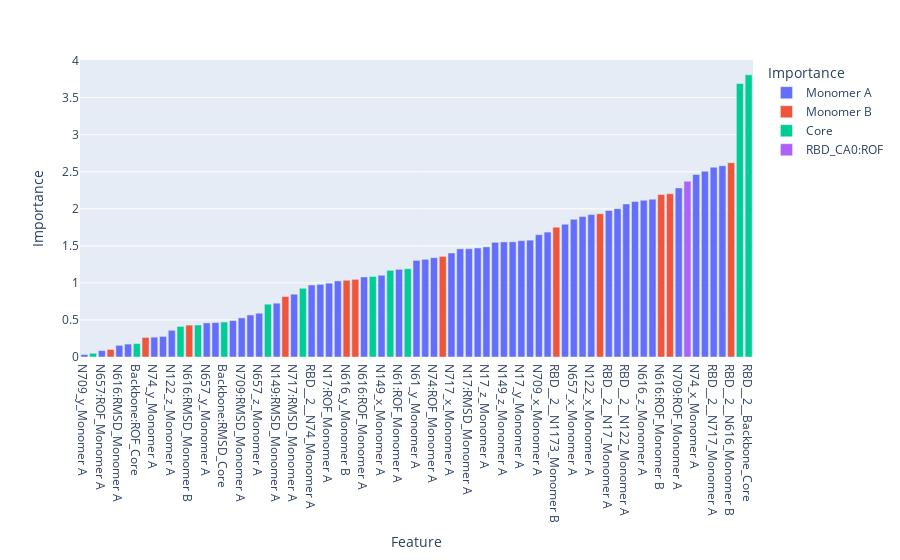

The code cell stored with this chart in its notebook:
### Markdown cell above
### Display feature importances

### Code cell
x_vals = [glycan_bionames.get_elem(i,'feat') for i in train_X.columns.to_list()]
#x_vals = train_X.columns.to_list()
y_vals = np.abs(sgd_clf.coef_[0])
col_vals = [glycan_bionames.get_elem(i,'chain') for i in train_X.columns.to_list()]

px.bar(x=x_vals,y=y_vals,color=col_vals,labels={'x':'Feature','y':'Importance','color':'Importance'}).update_xaxes(categoryorder='total ascending')

### Figure 1 — Plotly figure (JSON) as saved in the notebook; plotly's stock layout.template omitted (floating-point values rounded to 4 significant figures)
{"data": [{"alignmentgroup": "True", "hovertemplate": "Importance=%{y}<br>Feature=%{x}<extra></extra>", "legendgroup": "Monomer A", "marker": {"color": "#636efa", "pattern": {"shape": ""}}, "name": "Monomer A", "offsetgroup": "Monomer A", "orientation": "v", "showlegend": true, "textposition": "auto", "type": "bar", "x": ["N61_x_Monomer A", "N717_z_Monomer A", "N709_y_Monomer A", "RBD__2__N149_Monomer A", "N149_y_Monomer A", "RBD__2__N657_Monomer A", "N709_z_Monomer A", "N657_x_Monomer A", "N616_y_Monomer A", "N61:RMSD_Monomer A", "N657_z_Monomer A", "N149_x_Monomer A", "N122_x_Monomer A", "RBD__2__N709_Monomer A", "N61_z_Monomer A", "N122_z_Monomer A", "N717_x_Monomer A", "N616_x_Monomer A", "RBD__2__N717_Monomer A", "N616:RMSD_Monomer A", "N709:ROF_Monomer A", "N717:RMSD_Monomer A", "N717_y_Monomer A", "N149_z_Monomer A", "N657:RMSD_Monomer A", "N657_y_Monomer A", "RBD__2__N17_Monomer A", "N709:RMSD_Monomer A", "RBD__2__N61_Monomer A", "N17_y_Monomer A", "N61_y_Monomer A", "N17_z_Monomer A", "N616_z_Monomer A", "N122:ROF_Monomer A", "N74_y_Monomer A", "N74:ROF_Monomer A", "N17:RMSD_Monomer A", "N149:ROF_Monomer A", "N616:ROF_Monomer A", "RBD__2__N74_Monomer A", "N74_x_Monomer A", "N149:RMSD_Monomer A", "RBD__2__N616_Monomer A", "N657:ROF_Monomer A", "N709_x_Monomer A", "N74_z_Monomer A", "N17_x_Monomer A", "N122_y_Monomer A", "N717:ROF_Monomer A", "N61:ROF_Monomer A", "N17:ROF_Monomer A", "RBD__2__N122_Monomer A"], "xaxis": "x", "y": [2.003, 0.1747, 0.0339, 0.5672, 0.9811, 1.548, 1.472, 1.858, 1.318, 1.578, 0.5905, 1.103, 1.922, 0.4644, 2.509, 0.3609, 1.404, 2.582, 2.562, 0.1574, 2.283, 0.8476, 0.4912, 1.554, 1.46, 0.4604, 1.978, 0.5281, 1.792, 1.57, 1.304, 1.487, 2.116, 2.099, 0.2675, 1.341, 1.461, 1.027, 1.081, 0.9717, 2.464, 0.7268, 1.555, 0.08659, 1.651, 2.131, 1.896, 0.2781, 1.687, 1.183, 0.9969, 2.066], "yaxis": "y"}, {"alignmentgroup": "True", "hovertemplate": "Importance=%{y}<br>Feature=%{x}<extra></extra>", "legendgroup": "Monomer B", "marker": {"color": "#EF553B", "pattern": {"shape": ""}}, "name": "Monomer B", "offsetgroup": "Monomer B", "orientation": "v", "showlegend": true, "textposition": "auto", "type": "bar", "x": ["N1173_y_Monomer B", "N1173_x_Monomer B", "N616_z_Monomer B", "RBD__2__N616_Monomer B", "N1173:RMSD_Monomer B", "N1173_z_Monomer B", "RBD__2__N1173_Monomer B", "N616:ROF_Monomer B", "N1173:ROF_Monomer B", "N616:RMSD_Monomer B", "N616_x_Monomer B", "N616_y_Monomer B"], "xaxis": "x", "y": [1.358, 0.8168, 1.934, 2.624, 0.2644, 2.204, 1.753, 2.193, 0.1024, 0.4304, 1.049, 1.036], "yaxis": "y"}, {"alignmentgroup": "True", "hovertemplate": "Importance=%{y}<br>Feature=%{x}<extra></extra>", "legendgroup": "Core", "marker": {"color": "#00cc96", "pattern": {"shape": ""}}, "name": "Core", "offsetgroup": "Core", "orientation": "v", "showlegend": true, "textposition": "auto", "type": "bar", "x": ["Backbone_z_Core", "CH:RMSD_Core", "CH_y_Core", "Backbone_x_Core", "RBD__2__Backbone_Core", "CH_z_Core", "Backbone:RMSD_Core", "CH_x_Core", "Backbone_y_Core", "CH:ROF_Core", "RBD__2__CH_Core", "Backbone:ROF_Core"], "xaxis": "x", "y": [0.9278, 1.087, 0.4315, 0.05053, 3.809, 1.192, 0.4719, 0.713, 0.4123, 1.17, 3.692, 0.1808], "yaxis": "y"}, {"alignmentgroup": "True", "hovertemplate": "Importance=%{y}<br>Feature=%{x}<extra></extra>", "legendgroup": "RBD_CA0:ROF", "marker": {"color": "#ab63fa", "pattern": {"shape": ""}}, "name": "RBD_CA0:ROF", "offsetgroup": "RBD_CA0:ROF", "orientation": "v", "showlegend": true, "textposition": "auto", "type": "bar", "x": ["RBD_CA0:ROF"], "xaxis": "x", "y": [2.372], "yaxis": "y"}], "layout": {"barmode": "relative", "legend": {"title": {"text": "Importance"}, "tracegroupgap": 0}, "margin": {"t": 60}, "xaxis": {"anchor": "y", "categoryorder": "total ascending", "domain": [0, 1], "title": {"text": "Feature"}}, "yaxis": {"anchor": "x", "domain": [0, 1], "title": {"text": "Importance"}}}}
